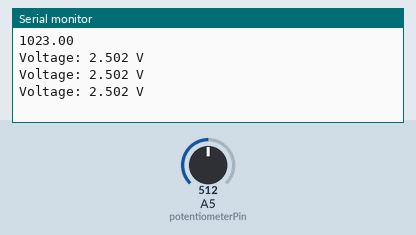
The sketch below on a simulated Arduino Uno, built with avr-gcc and run on an emulated ATmega328P. Shown: the last lines printed to the serial monitor. Inputs (shaded band) come from the test bench; at power-on: A5 (potentiometerPin) = 512.

Above: at 1.3 s.
1.4 s: A5 (potentiometerPin) set to 716
At 1.9 s:
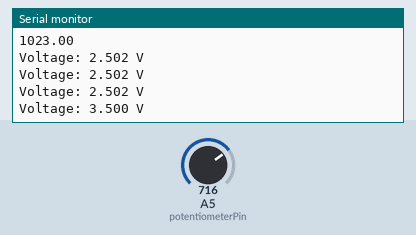
2.9 s: A5 (potentiometerPin) set to 900
At 3.4 s:
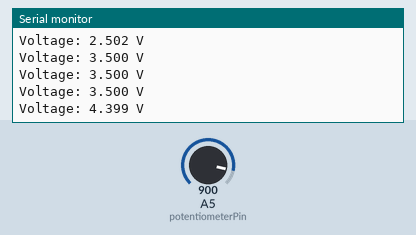
Timing chart, 0 to 5.9 s (numbered marks = the images above; inputs shaded):
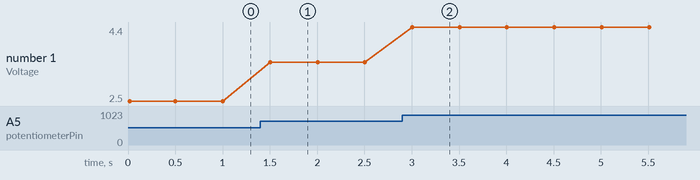

The sketch:

enviar_a_python.ino
```cpp
// Constants
const float V_REF = 5.0;     // Analog reference voltage (e.g., 5V or 3.3V)
const float R_BITS = 10.0;   // ADC resolution (bits)
const float ADC_STEPS = (1 << int(R_BITS)) - 1; // Number of steps (2^R_BITS - 1)

const int potentiometerPin = A5;

void setup() {
  Serial.begin(4800); // Initialize serial communication
  Serial.println(ADC_STEPS);
}

void loop() {
  int rawValue = analogRead(potentiometerPin); // Read the analog input
  float voltage = (rawValue / ADC_STEPS) * V_REF; // Convert to voltage

  Serial.print("Voltage: ");
  Serial.print(voltage, 3); // Print voltage with 3 decimal places
  Serial.println(" V");

  delay(500); // Small delay to avoid flooding the serial monitor
}
```

Measured:
- after the input at 1.4 s, the serial monitor: prints a new line after 0.10 s (image 1)
- after the input at 2.9 s, the serial monitor: prints a new line after 0.11 s (image 2)
- plotted number 1: 2.5 → 3.5 after the input at 1.4 s, 3.5 → 4.4 after the input at 2.9 s
